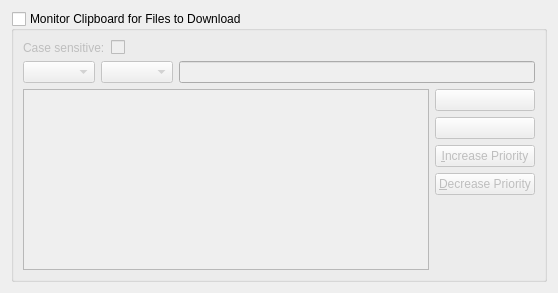
<?xml version="1.0" encoding="UTF-8"?>
<ui version="4.0">
 <class>DlgIntegration</class>
 <widget class="QWidget" name="DlgIntegration">
  <property name="geometry">
   <rect>
    <x>0</x>
    <y>0</y>
    <width>558</width>
    <height>293</height>
   </rect>
  </property>
  <layout class="QVBoxLayout" name="verticalLayout">
   <item>
    <widget class="QGroupBox" name="kcfg_AutoPaste">
     <property name="title">
      <string>Monitor Clipboard for Files to Download</string>
     </property>
     <property name="checkable">
      <bool>true</bool>
     </property>
     <property name="checked">
      <bool>false</bool>
     </property>
     <layout class="QFormLayout" name="formLayout_2">
      <item row="0" column="0">
       <widget class="QLabel" name="label_5">
        <property name="text">
         <string>Case sensitive:</string>
        </property>
       </widget>
      </item>
      <item row="0" column="1">
       <widget class="QCheckBox" name="kcfg_AutoPasteCaseSensitive">
        <property name="text">
         <string/>
        </property>
       </widget>
      </item>
      <item row="1" column="0" colspan="2">
       <layout class="QHBoxLayout" name="horizontalLayout">
        <item>
         <widget class="KComboBox" name="type"/>
        </item>
        <item>
         <widget class="KComboBox" name="patternSyntax"/>
        </item>
        <item>
         <widget class="KLineEdit" name="pattern">
          <property name="trapEnterKeyEvent" stdset="0">
           <bool>true</bool>
          </property>
          <property name="showClearButton" stdset="0">
           <bool>true</bool>
          </property>
         </widget>
        </item>
       </layout>
      </item>
      <item row="2" column="0" colspan="2">
       <layout class="QHBoxLayout" name="horizontalLayout_2">
        <item>
         <widget class="QTreeView" name="list">
          <property name="selectionMode">
           <enum>QAbstractItemView::ExtendedSelection</enum>
          </property>
          <property name="rootIsDecorated">
           <bool>false</bool>
          </property>
          <property name="uniformRowHeights">
           <bool>true</bool>
          </property>
         </widget>
        </item>
        <item>
         <layout class="QVBoxLayout" name="verticalLayout_4">
          <item>
           <widget class="KPushButton" name="add"/>
          </item>
          <item>
           <widget class="KPushButton" name="remove"/>
          </item>
          <item>
           <widget class="KPushButton" name="increase">
            <property name="text">
             <string>&amp;Increase Priority</string>
            </property>
           </widget>
          </item>
          <item>
           <widget class="KPushButton" name="decrease">
            <property name="text">
             <string>&amp;Decrease Priority</string>
            </property>
           </widget>
          </item>
          <item>
           <spacer name="verticalSpacer">
            <property name="orientation">
             <enum>Qt::Vertical</enum>
            </property>
            <property name="sizeHint" stdset="0">
             <size>
              <width>20</width>
              <height>40</height>
             </size>
            </property>
           </spacer>
          </item>
         </layout>
        </item>
       </layout>
      </item>
     </layout>
    </widget>
   </item>
  </layout>
 </widget>
 <customwidgets>
  <customwidget>
   <class>KComboBox</class>
   <extends>QComboBox</extends>
   <header>kcombobox.h</header>
  </customwidget>
  <customwidget>
   <class>KLineEdit</class>
   <extends>QLineEdit</extends>
   <header>klineedit.h</header>
  </customwidget>
  <customwidget>
   <class>KPushButton</class>
   <extends>QPushButton</extends>
   <header>kpushbutton.h</header>
  </customwidget>
 </customwidgets>
 <resources/>
 <connections/>
</ui>
